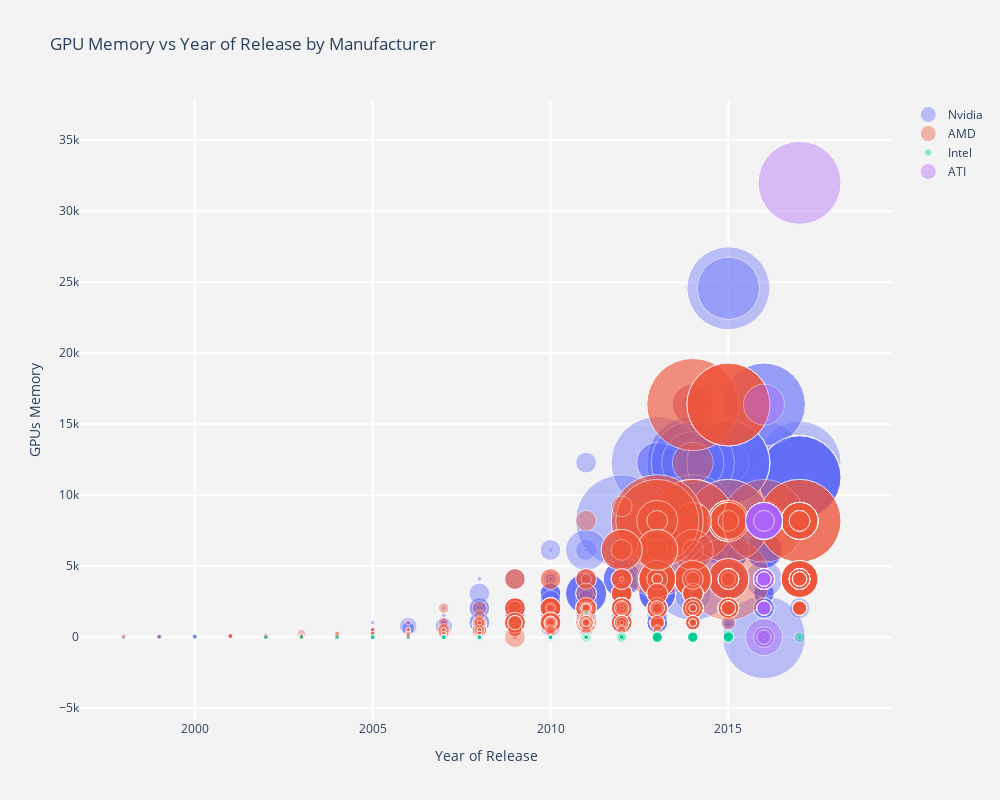

This figure's notebook cell:
### Code cell
# GPU Memory vs Year of Release by Manufacturer
# Circle size represents maximum resolution that is supported by GPU.

data = []

for manufacturer in dataset['Manufacturer'].unique():
    
    trace_dataset = dataset.loc[dataset['Manufacturer'] == manufacturer]
    
    trace = go.Scatter(
        x = trace_dataset['Release_Year'],
        y = trace_dataset['Memory'],
        mode = 'markers',
        name = manufacturer,
        marker= dict(symbol="circle",
                    size = trace_dataset['PixelNum']/100000,
                    opacity = 0.4,
                    line= dict(width=1,
                               color = 'rgb(255, 255, 255)'
                              ),
        ),
        text= dataset['Name']
    )
    
    data.append(trace)
    
layout = dict(title = 'GPU Memory vs Year of Release by Manufacturer',
              width=1000,
              height=800,
              paper_bgcolor='rgb(243, 243, 243)',
              plot_bgcolor='rgb(243, 243, 243)',
              yaxis = dict(title= 'GPUs Memory',
                           ticklen= 5,
                           gridcolor='rgb(255, 255, 255)',
                           gridwidth= 2),
              xaxis = dict(title= 'Year of Release',
                           ticklen= 5,
                           gridcolor='rgb(255, 255, 255)',
                           gridwidth= 2)
             )

fig= go.Figure(data=data, layout=layout)
py.iplot(fig)

### Figure 1 — Plotly figure (JSON) as saved in the notebook; plotly's stock layout.template omitted (floating-point values rounded to 4 significant figures; data arrays with more than 128 entries replaced by an {"elided": "..."} marker saying what was removed)
{"data": [{"marker": {"line": {"color": "rgb(255, 255, 255)", "width": 1}, "opacity": 0.4, "size": {"elided": "1708 float values"}, "symbol": "circle"}, "mode": "markers", "name": "Nvidia", "text": {"elided": "3360 str values"}, "type": "scatter", "x": {"elided": "1708 int values"}, "y": {"elided": "1708 int values"}}, {"marker": {"line": {"color": "rgb(255, 255, 255)", "width": 1}, "opacity": 0.4, "size": {"elided": "1312 float values"}, "symbol": "circle"}, "mode": "markers", "name": "AMD", "text": {"elided": "3360 str values"}, "type": "scatter", "x": {"elided": "1312 int values"}, "y": {"elided": "1312 int values"}}, {"marker": {"line": {"color": "rgb(255, 255, 255)", "width": 1}, "opacity": 0.4, "size": {"elided": "253 float values"}, "symbol": "circle"}, "mode": "markers", "name": "Intel", "text": {"elided": "3360 str values"}, "type": "scatter", "x": {"elided": "253 int values"}, "y": {"elided": "253 int values"}}, {"marker": {"line": {"color": "rgb(255, 255, 255)", "width": 1}, "opacity": 0.4, "size": [36.86, 4.8, 4.8, 36.86, 36.86, 20.74, 36.86, 4.8, 36.86, 20.74, 36.86, 20.74, 20.74, 36.86, 20.74, 36.86, 36.86, 4.8, 20.74, 20.74, 36.86, 20.74, 36.86, 36.86, 36.86, 20.74, 4.8, 36.86, 36.86, 4.8, 36.86, 20.74, 36.86, 20.74, 36.86, 20.74, 4.8, 36.86, 36.86, 36.86, 40.96, 36.86, 36.86, 20.74, 20.74, 20.74, 20.74, 20.74, 20.74, 20.74, 20.74, 20.74, 20.74, 20.74, 20.74, 20.74, 20.74, 20.74, 20.74, 20.74, 20.74, 14.4, 14.4, 14.4, 20.74, 14.4, 14.4, 20.74, 14.4, 14.4, 14.4, 14.4, 14.4, 14.4, 14.4, 14.4, 14.4, 14.4, 14.4, 14.4, 14.4, 14.4, 14.4, 14.4, 14.4, 82.94, 14.4], "symbol": "circle"}, "mode": "markers", "name": "ATI", "text": {"elided": "3360 str values"}, "type": "scatter", "x": [2016, 2016, 2016, 2016, 2016, 2016, 2016, 2016, 2016, 2016, 2016, 2016, 2016, 2016, 2016, 2016, 2016, 2016, 2016, 2016, 2016, 2016, 2016, 2016, 2016, 2016, 2016, 2016, 2016, 2016, 2016, 2016, 2016, 2016, 2016, 2016, 2016, 2016, 2016, 2016, 2016, 2016, 2016, 2016, 2016, 2016, 2016, 2016, 2016, 2016, 2016, 2016, 2016, 2016, 2016, 2016, 2016, 2016, 2016, 2016, 2016, 2016, 2016, 2016, 2016, 2016, 2016, 2016, 2016, 2016, 2016, 2016, 2016, 2016, 2016, 2016, 2016, 2016, 2016, 2016, 2016, 2016, 2016, 2016, 2016, 2017, 2016], "y": [0, 0, 0, 8192, 8192, 4096, 8192, 0, 8192, 4096, 8192, 4096, 4096, 8192, 4096, 8192, 8192, 8192, 4096, 4096, 8192, 4096, 8192, 8192, 8192, 4096, 8192, 8192, 8192, 8192, 8192, 4096, 8192, 4096, 8192, 4096, 4096, 8192, 8192, 8192, 16384, 8192, 8192, 4096, 4096, 4096, 4096, 4096, 4096, 8192, 4096, 4096, 4096, 4096, 4096, 8192, 4096, 0, 4096, 4096, 4096, 4096, 4096, 2048, 4096, 4096, 2048, 4096, 2048, 2048, 4096, 2048, 4096, 2048, 4096, 2048, 2048, 4096, 4096, 4096, 2048, 4096, 2048, 0, 0, 32000, 4096]}], "layout": {"height": 800, "paper_bgcolor": "rgb(243, 243, 243)", "plot_bgcolor": "rgb(243, 243, 243)", "title": {"text": "GPU Memory vs Year of Release by Manufacturer"}, "width": 1000, "xaxis": {"gridcolor": "rgb(255, 255, 255)", "gridwidth": 2, "ticklen": 5, "title": {"text": "Year of Release"}}, "yaxis": {"gridcolor": "rgb(255, 255, 255)", "gridwidth": 2, "ticklen": 5, "title": {"text": "GPUs Memory"}}}}
